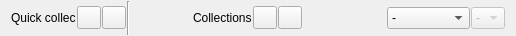
<?xml version="1.0" encoding="UTF-8"?>
<ui version="4.0">
 <class>FilterManagerForm</class>
 <widget class="QWidget" name="FilterManagerForm">
  <property name="geometry">
   <rect>
    <x>0</x>
    <y>0</y>
    <width>516</width>
    <height>36</height>
   </rect>
  </property>
  <property name="sizePolicy">
   <sizepolicy hsizetype="Preferred" vsizetype="Minimum">
    <horstretch>0</horstretch>
    <verstretch>0</verstretch>
   </sizepolicy>
  </property>
  <property name="windowTitle">
   <string>Form</string>
  </property>
  <layout class="QHBoxLayout" name="horizontalLayout">
   <property name="spacing">
    <number>1</number>
   </property>
   <property name="topMargin">
    <number>1</number>
   </property>
   <property name="bottomMargin">
    <number>1</number>
   </property>
   <item>
    <widget class="QLabel" name="label_2">
     <property name="toolTip">
      <string>Quick collection</string>
     </property>
     <property name="text">
      <string>Quick collec</string>
     </property>
     <property name="pixmap">
      <pixmap resource="../ema.qrc">:/icons/icons/16x16/insert-image.png</pixmap>
     </property>
    </widget>
   </item>
   <item>
    <widget class="QToolButton" name="addCriterionButton">
     <property name="toolTip">
      <string>Add selected files to quick collection</string>
     </property>
     <property name="text">
      <string/>
     </property>
     <property name="icon">
      <iconset resource="../ema.qrc">
       <normaloff>:/icons/icons/16x16/list-add.png</normaloff>:/icons/icons/16x16/list-add.png</iconset>
     </property>
    </widget>
   </item>
   <item>
    <widget class="QToolButton" name="excludeCriterionButton">
     <property name="toolTip">
      <string>Remove selected files from quick collection</string>
     </property>
     <property name="text">
      <string/>
     </property>
     <property name="icon">
      <iconset resource="../ema.qrc">
       <normaloff>:/icons/icons/16x16/list-remove.png</normaloff>:/icons/icons/16x16/list-remove.png</iconset>
     </property>
    </widget>
   </item>
   <item>
    <widget class="Line" name="line">
     <property name="orientation">
      <enum>Qt::Vertical</enum>
     </property>
    </widget>
   </item>
   <item>
    <spacer name="horizontalSpacer">
     <property name="orientation">
      <enum>Qt::Horizontal</enum>
     </property>
     <property name="sizeHint" stdset="0">
      <size>
       <width>40</width>
       <height>20</height>
      </size>
     </property>
    </spacer>
   </item>
   <item>
    <widget class="QLabel" name="label">
     <property name="toolTip">
      <string>Grid view</string>
     </property>
     <property name="text">
      <string>Collections</string>
     </property>
     <property name="pixmap">
      <pixmap resource="../ema.qrc">:/icons/icons/22x22/view-list-icons.png</pixmap>
     </property>
    </widget>
   </item>
   <item>
    <widget class="QToolButton" name="addToCurrentCollectionButton">
     <property name="toolTip">
      <string>Add selected files to quick collection</string>
     </property>
     <property name="text">
      <string/>
     </property>
     <property name="icon">
      <iconset resource="../ema.qrc">
       <normaloff>:/icons/icons/16x16/list-add.png</normaloff>:/icons/icons/16x16/list-add.png</iconset>
     </property>
    </widget>
   </item>
   <item>
    <widget class="QToolButton" name="removeFromCurrentButton">
     <property name="toolTip">
      <string>Remove this criterion</string>
     </property>
     <property name="text">
      <string/>
     </property>
     <property name="icon">
      <iconset resource="../ema.qrc">
       <normaloff>:/icons/icons/16x16/list-remove.png</normaloff>:/icons/icons/16x16/list-remove.png</iconset>
     </property>
    </widget>
   </item>
   <item>
    <spacer name="horizontalSpacer_4">
     <property name="orientation">
      <enum>Qt::Horizontal</enum>
     </property>
     <property name="sizeHint" stdset="0">
      <size>
       <width>41</width>
       <height>22</height>
      </size>
     </property>
    </spacer>
   </item>
   <item>
    <widget class="QLabel" name="filterLabel">
     <property name="minimumSize">
      <size>
       <width>22</width>
       <height>0</height>
      </size>
     </property>
     <property name="toolTip">
      <string>Quick collection</string>
     </property>
     <property name="text">
      <string/>
     </property>
     <property name="pixmap">
      <pixmap resource="../ema.qrc">:/icons/icons/16x16/view-filter.png</pixmap>
     </property>
    </widget>
   </item>
   <item>
    <widget class="QComboBox" name="criterionComboBox">
     <property name="toolTip">
      <string>Sorting filters</string>
     </property>
     <item>
      <property name="text">
       <string>-</string>
      </property>
     </item>
     <item>
      <property name="text">
       <string>No stars</string>
      </property>
     </item>
     <item>
      <property name="text">
       <string>&gt;=1 star</string>
      </property>
     </item>
     <item>
      <property name="text">
       <string>&gt;= 2 stars</string>
      </property>
     </item>
     <item>
      <property name="text">
       <string>&gt;= 3 stars</string>
      </property>
     </item>
     <item>
      <property name="text">
       <string>&gt;=4 stars</string>
      </property>
     </item>
     <item>
      <property name="text">
       <string>&gt;= 5 stars</string>
      </property>
     </item>
    </widget>
   </item>
   <item>
    <widget class="QComboBox" name="subCriterionComboBox">
     <property name="enabled">
      <bool>false</bool>
     </property>
     <property name="toolTip">
      <string>Sub-category sorting filter</string>
     </property>
     <item>
      <property name="text">
       <string>-</string>
      </property>
     </item>
    </widget>
   </item>
  </layout>
 </widget>
 <resources>
  <include location="../ema.qrc"/>
 </resources>
 <connections/>
</ui>
